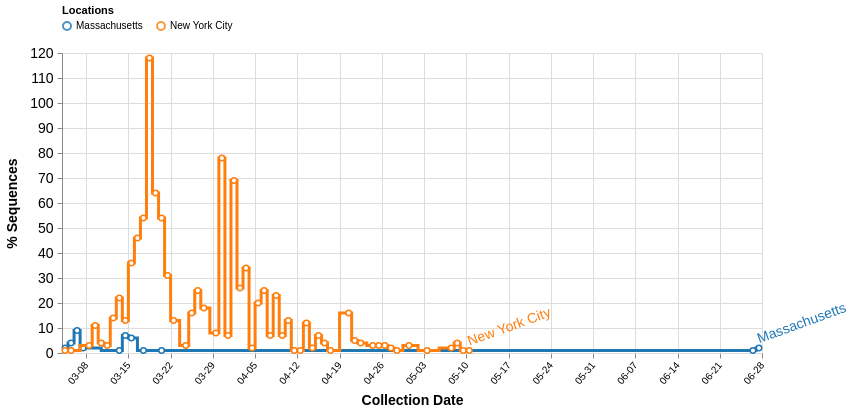

Source (Vega-Lite JSON):
### Vega specification from a JSON file in a GitHub repository (floating-point values rounded to 4 significant figures; data arrays with more than 128 entries replaced by an {"elided": "..."} marker saying what was removed)
{"$schema": "https://vega.github.io/schema/vega/v5.json", "description": "A basic line chart example.", "width": 700, "height": 300, "padding": 5, "signals": [{"name": "interpolate", "value": "step"}, {"name": "hoverLocation", "value": null, "on": [{"events": {"merge": [{"markname": "locationlines", "type": "mouseover", "consume": true}, {"markname": "locationdots", "type": "mouseover", "consume": true}, {"markname": "locationlabel", "type": "mouseover", "consume": true}]}, "update": "{location: datum.location}", "force": true}, {"events": {"merge": [{"markname": "locationlines", "type": "mouseout", "consume": true}, {"markname": "locationdots", "type": "mouseout", "consume": true}, {"markname": "locationlabel", "type": "mouseout", "consume": true}]}, "update": "null", "force": true}]}, {"name": "dateRangeStart", "value": 1575158400000, "comment": "Along with dateRangeEnd, these are hard limits on the dates shown. May need to update when we hit 2021. Dates are in milliseconds, unix epoch"}, {"name": "dateRangeEnd", "value": 1609372800000}, {"name": "dateBin", "value": 86400000, "comment": "Binning of observations by date, where date is in milliseconds. Default is 1 day (1000 * 60 * 60 * 24 = 86400000). This should never be less than a day. This is passed to the bin transform of cases_by_date_and_group. (1 week = 604800000)"}, {"name": "cumulativeWindow", "value": [0, 0]}, {"name": "yField", "value": "cases_sum_agg"}, {"name": "yLabel", "value": "% Sequences"}, {"name": "yFormat", "value": "s"}, {"name": "tooltipCountFormat", "value": "d"}, {"name": "clear", "value": true, "comment": "If clicking on anything but a grouped bar, then clear the selection (by clearing the 'selection' data object)", "on": [{"events": "mouseup[!event.item]", "update": "true", "force": true}]}, {"name": "shift", "value": false, "comment": "Track whether or not the shift key is pressed. Used to select multiple groups by holding down shift before clicking", "on": [{"events": {"merge": [{"markname": "locationlines", "type": "click"}, {"markname": "locationdots", "type": "click"}, {"markname": "locationlabel", "type": "click"}]}, "update": "event.shiftKey", "force": true}, {"events": "@legendLabel:click, @legendSymbol:click", "update": "{location: datum.value}", "force": true}]}, {"name": "clicked", "value": null, "comment": "Track clicks on the group bars, for selection purposes", "on": [{"events": {"merge": [{"markname": "locationlines", "type": "click"}, {"markname": "locationdots", "type": "click"}, {"markname": "locationlabel", "type": "click"}]}, "update": "{location: datum.location}", "force": true}, {"events": "@legendLabel:click, @legendSymbol:click", "update": "{location: datum.value}", "force": true}]}], "data": [{"name": "selectedGroups", "values": [{"group": "S|614|D|G"}]}, {"name": "location_data", "format": {"parse": {"location": "string", "cases_sum": "number", "location_counts": "number", "location_date_count": "number", "date": "date:'%Q'"}}, "values": {"elided": "154 records"}, "transform": [{"comment": "Bin observations by date. The width of each bin is determined by the signal dateBin. Since the most detail in the date from GISAID is by day, the bin shouldn't ever be smaller than a day.", "type": "bin", "field": "date", "extent": [{"signal": "dateRangeStart"}, {"signal": "dateRangeEnd"}], "step": {"signal": "dateBin"}, "as": ["day_start", "day_end"]}, {"type": "filter", "expr": "indata('selectedGroups', 'group', datum.group) || length(data('selectedGroups')) == 0"}, {"type": "aggregate", "groupby": ["location", "day_start"], "fields": ["cases_sum", "location_date_count"], "ops": ["sum", "sum"], "as": ["cases_sum", "location_date_count"]}, {"type": "window", "sort": {"field": "day_start"}, "groupby": ["location"], "ops": ["sum", "sum"], "fields": ["cases_sum", "location_date_count"], "as": ["cases_sum_agg", "location_date_count_agg"], "frame": {"signal": "cumulativeWindow"}}, {"type": "collect", "sort": {"field": ["location", "day_start"], "order": ["ascending", "ascending"]}}, {"type": "formula", "expr": "datum.cases_sum_agg / datum.location_date_count_agg", "as": "cases_norm"}, {"comment": "Recalculate the day_end from the day_start and dateBin, since the imputation can't work on more than one field at once.", "type": "formula", "expr": "datum.day_start + dateBin", "as": "day_end"}, {"type": "formula", "expr": "datum.day_start + (dateBin / 2)", "as": "day_middle"}]}, {"name": "selected", "comment": "A list of groups that are selected", "on": [{"trigger": "clear", "remove": true}, {"trigger": "!shift", "remove": true}, {"trigger": "!shift && clicked", "insert": "clicked"}, {"trigger": "shift && clicked", "toggle": "clicked"}]}], "scales": [{"name": "xscale", "type": "time", "range": "width", "domain": {"fields": [{"data": "location_data", "field": "day_start"}, {"data": "location_data", "field": "day_end"}]}}, {"name": "yscale", "type": "linear", "range": "height", "nice": true, "zero": true, "domain": {"data": "location_data", "field": {"signal": "yField"}}}, {"name": "color", "type": "ordinal", "range": {"scheme": "category10"}, "domain": {"data": "location_data", "field": "location"}}], "axes": [{"orient": "bottom", "scale": "xscale", "format": "%m-%d", "zindex": 0, "grid": true, "gridScale": "yscale", "gridColor": "#DDD", "labelAngle": 310, "labelAlign": "right", "labelBaseline": "middle", "labelPadding": 5, "title": "Collection Date", "titleFontSize": 14, "titlePadding": 8}, {"orient": "left", "scale": "yscale", "format": {"signal": "yFormat"}, "grid": true, "gridScale": "xscale", "gridColor": "#DDD", "labelFontSize": 14, "labelPadding": 4, "title": {"signal": "yLabel"}, "titleFontSize": 14, "titlePadding": 10}], "legends": [{"stroke": "color", "title": "Locations", "orient": "top", "direction": "vertical", "columns": 8, "encode": {"symbols": {"name": "legendSymbol", "interactive": true, "update": {"fill": {"value": "transparent"}, "strokeWidth": {"value": 2}, "opacity": [{"test": "!length(data('selected')) || indata('selected', 'location', datum.value)", "value": 0.8}, {"value": 0.15}], "size": {"value": 64}}}, "labels": {"name": "legendLabel", "interactive": true, "update": {"opacity": [{"test": "!length(data('selected')) || indata('selected', 'location', datum.value)", "value": 1}, {"value": 0.25}]}}}}], "marks": [{"name": "layer0", "type": "group", "from": {"facet": {"name": "series", "data": "location_data", "groupby": "location"}}, "data": [{"name": "label", "source": "series", "transform": [{"type": "joinaggregate", "fields": ["day_middle"], "ops": ["max"], "as": ["max_day"]}, {"type": "filter", "expr": "datum.day_middle == datum.max_day"}]}], "marks": [{"name": "locationlines", "type": "line", "from": {"data": "series"}, "encode": {"enter": {"strokeWidth": {"value": 3}, "strokeMiterLimit": {"value": 2}, "strokeCap": {"value": "round"}}, "update": {"interpolate": {"signal": "interpolate"}, "x": {"scale": "xscale", "field": "day_middle"}, "y": {"scale": "yscale", "field": {"signal": "yField"}}, "stroke": [{"test": "(!length(data('selected')) || indata('selected', 'location', datum.location)) && (datum.cases_sum_agg > 0)", "scale": "color", "field": "location"}, {"value": "#CCC"}], "strokeOpacity": [{"test": "hoverLocation && hoverLocation.location == datum.location", "value": 0.6}, {"value": 1.0}], "zindex": [{"test": "hoverLocation && hoverLocation.location == datum.location", "value": 3}, {"value": 1}]}}}, {"name": "locationdots", "type": "symbol", "from": {"data": "series"}, "encode": {"enter": {"size": {"value": 30}, "fill": {"value": "#fff"}, "strokeWidth": {"value": 1.5}}, "update": {"x": {"scale": "xscale", "field": "day_middle"}, "y": {"scale": "yscale", "field": {"signal": "yField"}}, "stroke": [{"test": "(!length(data('selected')) || indata('selected', 'location', datum.location)) && (datum.cases_sum_agg > 0)", "scale": "color", "field": "location"}, {"value": "#CCC"}], "strokeOpacity": [{"test": "hoverLocation && hoverLocation.location == datum.location", "value": 0.6}, {"value": 1.0}], "zindex": [{"test": "hoverLocation && hoverLocation.location == datum.location", "value": 3}, {"value": 1}], "tooltip": {"signal": "{title: datum.location, 'Sequences': format(datum[yField], tooltipCountFormat), 'Collection date': timeFormat(datum.day_start, '%b %d %Y')}"}}}}, {"name": "locationlabel", "type": "text", "from": {"data": "label"}, "encode": {"enter": {"dy": {"value": -5}, "fontSize": {"value": 14}, "angle": {"value": 340}, "zindex": {"value": 5}}, "update": {"x": {"scale": "xscale", "field": "day_middle", "offset": 2}, "y": {"scale": "yscale", "field": {"signal": "yField"}}, "text": {"field": "location"}, "fill": [{"test": "(!length(data('selected')) || indata('selected', 'location', datum.location)) && (datum.cases_sum_agg > 0)", "scale": "color", "field": "location"}, {"value": "#ccc"}], "fillOpacity": [{"test": "hoverLocation && hoverLocation.location == datum.location", "value": 0.6}, {"value": 1}]}}}]}]}
